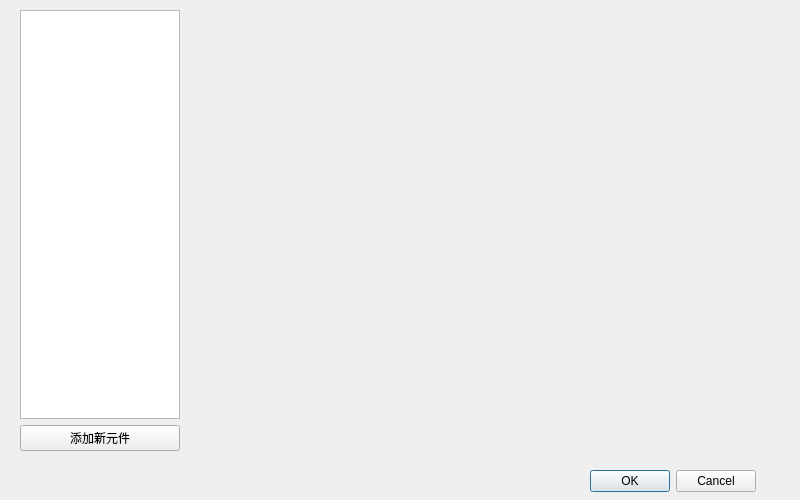
<?xml version="1.0" encoding="UTF-8"?>
<ui version="4.0">
 <class>ParameterDialog</class>
 <widget class="QDialog" name="ParameterDialog">
  <property name="geometry">
   <rect>
    <x>0</x>
    <y>0</y>
    <width>800</width>
    <height>500</height>
   </rect>
  </property>
  <property name="windowTitle">
   <string>元件编辑</string>
  </property>
  <widget class="QDialogButtonBox" name="buttonBox_cancel">
   <property name="geometry">
    <rect>
     <x>590</x>
     <y>470</y>
     <width>166</width>
     <height>22</height>
    </rect>
   </property>
   <property name="orientation">
    <enum>Qt::Horizontal</enum>
   </property>
   <property name="standardButtons">
    <set>QDialogButtonBox::Cancel|QDialogButtonBox::Ok</set>
   </property>
  </widget>
  <widget class="QWidget" name="verticalLayoutWidget">
   <property name="geometry">
    <rect>
     <x>20</x>
     <y>10</y>
     <width>160</width>
     <height>441</height>
    </rect>
   </property>
   <layout class="QVBoxLayout" name="verticalLayout_list">
    <item>
     <widget class="QListWidget" name="listWidget_circuit"/>
    </item>
    <item>
     <widget class="QPushButton" name="pushButton_add_commad">
      <property name="text">
       <string>添加新元件</string>
      </property>
     </widget>
    </item>
   </layout>
  </widget>
  <widget class="Info" name="info" native="true">
   <property name="geometry">
    <rect>
     <x>220</x>
     <y>10</y>
     <width>561</width>
     <height>441</height>
    </rect>
   </property>
  </widget>
 </widget>
 <customwidgets>
  <customwidget>
   <class>Info</class>
   <extends>QWidget</extends>
   <header>info.h</header>
   <container>1</container>
  </customwidget>
 </customwidgets>
 <resources/>
 <connections>
  <connection>
   <sender>buttonBox_cancel</sender>
   <signal>accepted()</signal>
   <receiver>ParameterDialog</receiver>
   <slot>accept()</slot>
   <hints>
    <hint type="sourcelabel">
     <x>248</x>
     <y>254</y>
    </hint>
    <hint type="destinationlabel">
     <x>157</x>
     <y>274</y>
    </hint>
   </hints>
  </connection>
  <connection>
   <sender>buttonBox_cancel</sender>
   <signal>rejected()</signal>
   <receiver>ParameterDialog</receiver>
   <slot>reject()</slot>
   <hints>
    <hint type="sourcelabel">
     <x>316</x>
     <y>260</y>
    </hint>
    <hint type="destinationlabel">
     <x>286</x>
     <y>274</y>
    </hint>
   </hints>
  </connection>
 </connections>
</ui>
